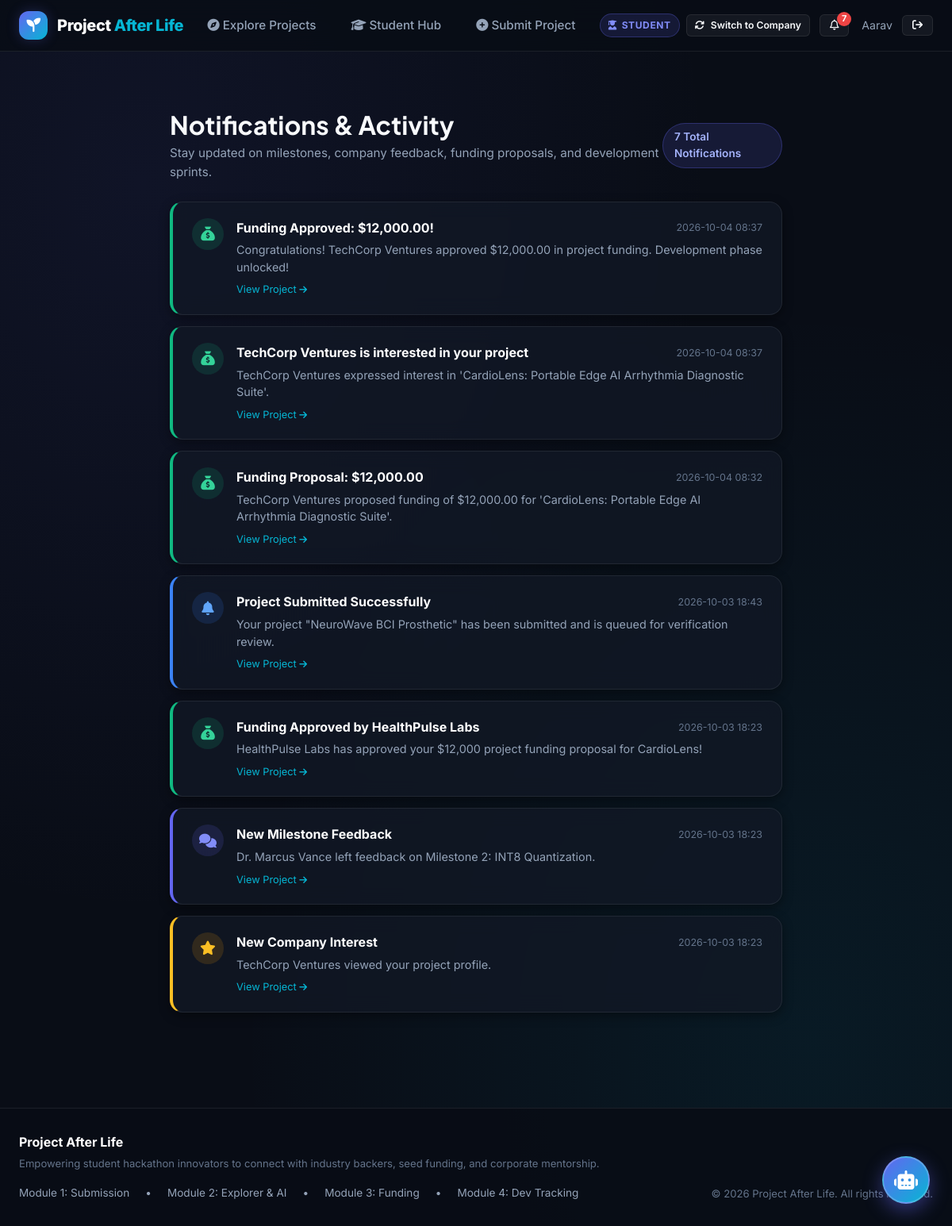
Page /notifications (signed in) on the committed database.
### tables this page shows
CREATE TABLE users (
        id INTEGER PRIMARY KEY AUTOINCREMENT,
        name TEXT NOT NULL,
        email TEXT UNIQUE NOT NULL,
        password_hash TEXT NOT NULL,
        role TEXT NOT NULL CHECK(role IN ('student', 'company', 'admin')),
        organization TEXT,
        department TEXT,
        contact_phone TEXT,
        avatar_url TEXT,
        bio TEXT,
        created_at TIMESTAMP DEFAULT CURRENT_TIMESTAMP
    );

CREATE TABLE notifications (
        id INTEGER PRIMARY KEY AUTOINCREMENT,
        user_id INTEGER NOT NULL,
        project_id INTEGER,
        type TEXT NOT NULL,
        title TEXT NOT NULL,
        message TEXT NOT NULL,
        is_read INTEGER DEFAULT 0,
        created_at TIMESTAMP DEFAULT CURRENT_TIMESTAMP,
        FOREIGN KEY (user_id) REFERENCES users (id) ON DELETE CASCADE
    );

### app.py (the view)
@app.route('/notifications')
@login_required
def notifications_view():
    conn = get_db()
    cursor = conn.cursor()
    cursor.execute("""
        SELECT n.*, p.project_title
        FROM notifications n
        LEFT JOIN projects p ON n.project_id = p.id
        WHERE n.user_id = ?
        ORDER BY n.created_at DESC
    """, (session['user_id'],))
    all_notifs = cursor.fetchall()
    cursor.execute("UPDATE notifications SET is_read = 1 WHERE user_id = ?", (session['user_id'],))
    conn.commit()
    conn.close()
    return render_template('notifications.html', notifications=all_notifs)

### app.py (called while the page is built)
def login_required(f):
    @wraps(f)
    def decorated_function(*args, **kwargs):
        if 'user_id' not in session:
            flash("Please sign in to access this page.", "info")
            return redirect(url_for('login', next=request.url))
        return f(*args, **kwargs)
    return decorated_function

### database.py (called while the page is built)
def get_db():
    conn = sqlite3.connect(DB_PATH)
    conn.row_factory = sqlite3.Row
    conn.execute("PRAGMA foreign_keys = ON")
    return conn

### templates/notifications.html (shortened to what this page needs)
{% extends "base.html" %}
{% block content %}
<div class="container" style="max-width: 820px; margin: 20px auto 60px;">
    <div style="display: flex; justify-content: space-between; align-items: center; margin-bottom: 24px;">
        <div>
            <h1 style="font-size: 2rem;">Notifications & Activity</h1>
            <p style="color: var(--text-secondary); margin-top: 4px; font-size: 0.95rem;">
                Stay updated on milestones, company feedback, funding proposals, and development sprints.
            </p>
        </div>
        <span class="badge badge-published" style="padding: 6px 14px; font-size: 0.85rem;">
            {{ notifications|length }} Total Notifications
        </span>
    </div>
    {% if notifications %}
        <div style="display: flex; flex-direction: column; gap: 14px;">
            {% for n in notifications %}
                <div class="glass-panel" style="padding: 20px 24px; display: flex; align-items: flex-start; gap: 16px; border-left: 4px solid
                    {% if n['type'] == 'funding_updates' %}#10b981
                    {% elif n['type'] == 'company_feedback' %}#6366f1
                    {% elif n['type'] == 'milestone_completed' %}#22d3ee
                    {% elif n['type'] == 'new_milestone' %}#8b5cf6
                    {% elif n['type'] == 'company_interest' %}#fbbf24
                    {% else %}#3b82f6{% endif %};">
                    <div style="width: 40px; height: 40px; border-radius: 50%; display: flex; align-items: center; justify-content: center; font-size: 1.1rem; flex-shrink: 0;
                        background: {% if n['type'] == 'funding_updates' %}rgba(16, 185, 129, 0.15); color: #34d399;
                                    {% elif n['type'] == 'company_feedback' %}rgba(99, 102, 241, 0.15); color: #818cf8;
                                    {% elif n['type'] == 'milestone_completed' %}rgba(6, 182, 212, 0.15); color: #22d3ee;
                                    {% elif n['type'] == 'company_interest' %}rgba(245, 158, 11, 0.15); color: #fbbf24;
                                    {% else %}rgba(59, 130, 246, 0.15); color: #60a5fa;{% endif %}">
                        <i class="fa-solid
                            {% if n['type'] == 'funding_updates' %}fa-sack-dollar
                            {% elif n['type'] == 'company_feedback' %}fa-comments
                            {% elif n['type'] == 'milestone_completed' %}fa-circle-check
                            {% elif n['type'] == 'new_milestone' %}fa-flag-checkered
                            {% elif n['type'] == 'company_interest' %}fa-star
                            {% else %}fa-bell{% endif %}">
                        </i>
                    </div>
                    <div style="flex: 1;">
                        <div style="display: flex; justify-content: space-between; align-items: center; margin-bottom: 4px;">
                            <strong style="color: #fff; font-size: 1rem;">{{ n['title'] }}</strong>
                            <span style="font-size: 0.78rem; color: var(--text-muted);">{{ n['created_at'][:16] }}</span>
                        </div>
                        <p style="font-size: 0.9rem; color: var(--text-secondary); line-height: 1.5; margin-bottom: 8px;">
                            {{ n['message'] }}
                        </p>
                        {% if n['project_id'] %}
                            <div style="font-size: 0.8rem;">
                                <a href="{{ url_for('project_detail', project_id=n['project_id']) }}" style="color: var(--secondary);">
                                    View Project <i class="fa-solid fa-arrow-right" style="font-size: 0.7rem;"></i>
                                </a>
                            </div>
                        {% endif %}
                    </div>
                </div>
            {% endfor %}
        </div>
    {% endif %}
</div>
{% endblock %}

### templates/base.html (shortened to what this page needs)
<!DOCTYPE html>
<html lang="en">
<head>
    <link rel="stylesheet" href="https://cdnjs.cloudflare.com/ajax/libs/font-awesome/6.5.1/css/all.min.css">
    <link rel="stylesheet" href="{{ url_for('static', filename='css/style.css') }}">
</head>
<body data-user-role="{{ current_user['role'] if current_user else 'student' }}">
    <nav class="navbar">
        <div class="container nav-container">
            <a href="{{ url_for('index') }}" class="navbar-brand">
                <div class="logo-icon">
                    <i class="fa-solid fa-seedling"></i>
                </div>
                <span>Project <span style="color: var(--secondary);">After Life</span></span>
            </a>
            <ul class="nav-links">
                <li><a href="{{ url_for('company_explorer') }}" class="nav-link {% if request.endpoint == 'company_explorer' %}active{% endif %}"><i class="fa-solid fa-compass"></i> Explore Projects</a></li>
                {% if current_user and current_user['role'] in ['student', 'admin'] %}
                    <li><a href="{{ url_for('student_dashboard') }}" class="nav-link {% if request.endpoint == 'student_dashboard' %}active{% endif %}"><i class="fa-solid fa-graduation-cap"></i> Student Hub</a></li>
                    <li><a href="{{ url_for('project_submit') }}" class="nav-link {% if request.endpoint == 'project_submit' %}active{% endif %}"><i class="fa-solid fa-plus-circle"></i> Submit Project</a></li>
                {% endif %}
            </ul>
            <div class="nav-actions">
                {% if current_user %}
                    <div style="display: flex; align-items: center; gap: 8px;">
                        <span class="role-badge {{ current_user['role'] }}">
                            <i class="fa-solid {% if current_user['role'] == 'student' %}fa-user-graduate{% else %}fa-building{% endif %}"></i>
                            {{ current_user['role'] }}
                        </span>
                        <a href="{{ url_for('switch_role', role='company' if current_user['role'] == 'student' else 'student') }}"
                           class="btn btn-secondary btn-sm"
                           title="Switch between Student and Company views for testing"
                           style="font-size: 0.76rem; padding: 4px 10px;">
                            <i class="fa-solid fa-arrows-rotate"></i> Switch to {% if current_user['role'] == 'student' %}Company{% else %}Student{% endif %}
                        </a>
                    </div>
                    <a href="{{ url_for('notifications_view') }}" class="btn btn-secondary btn-sm" style="position: relative; padding: 6px 12px;" title="Notifications">
                        <i class="fa-regular fa-bell"></i>
                        {% if unread_notifications_count > 0 %}
                            <span style="position: absolute; top: -4px; right: -4px; background: #ef4444; color: white; border-radius: 9999px; font-size: 0.68rem; padding: 1px 6px; font-weight: bold;">
                                {{ unread_notifications_count }}
                            </span>
                        {% endif %}
                    </a>
                    <span style="font-size: 0.88rem; color: var(--text-secondary); margin-left: 4px;">{{ current_user['name'].split()[0] }}</span>
                    <a href="{{ url_for('logout') }}" class="btn btn-secondary btn-sm" title="Sign Out">
                        <i class="fa-solid fa-arrow-right-from-bracket"></i>
                    </a>
                {% endif %}
            </div>
        </div>
    </nav>
    <main class="main-content">
        {% block content %}{% endblock %}
    </main>
    <div class="chatbot-widget-btn" id="aiChatWidgetBtn" title="Open AI Project Assistant">
        <i class="fa-solid fa-robot"></i>
    </div>
    <footer class="footer">
        <div class="container" style="display: flex; justify-content: space-between; align-items: center; flex-wrap: wrap; gap: 16px;">
            <div>
                <span style="font-weight: 700; color: #fff;">Project After Life</span>
                <p style="font-size: 0.82rem; color: var(--text-muted); margin-top: 4px;">
                    Empowering student hackathon innovators to connect with industry backers, seed funding, and corporate mentorship.
                </p>
            </div>
            <div style="display: flex; gap: 20px; font-size: 0.85rem; color: var(--text-secondary);">
                <span>Module 1: Submission</span> •
                <span>Module 2: Explorer & AI</span> •
                <span>Module 3: Funding</span> •
                <span>Module 4: Dev Tracking</span>
            </div>
            <div style="font-size: 0.82rem; color: var(--text-muted);">
                &copy; {{ current_year }} Project After Life. All rights reserved.
            </div>
        </div>
    </footer>
</body>
</html>

### rows in the picture
users: role "STUDENT", name "Aarav"
notifications: title "Funding Approved: $12,000.00!", created_at "2026-10-04 08:37", message "Congratulations! TechCorp Ventures approved $12,000.00 in project funding. Development phase unlocked!"
notifications: title "TechCorp Ventures is interested in your project", created_at "2026-10-04 08:37", message "TechCorp Ventures expressed interest in 'CardioLens: Portable Edge AI Arrhythmia Diagnostic Suite'."
notifications: title "Funding Proposal: $12,000.00", created_at "2026-10-04 08:32", message "TechCorp Ventures proposed funding of $12,000.00 for 'CardioLens: Portable Edge AI Arrhythmia Diagnostic Suite'."
notifications: title "Project Submitted Successfully", created_at "2026-10-03 18:43", message "Your project \"NeuroWave BCI Prosthetic\" has been submitted and is queued for verification review."
notifications: title "Funding Approved by HealthPulse Labs", created_at "2026-10-03 18:23", message "HealthPulse Labs has approved your $12,000 project funding proposal for CardioLens!"
notifications: title "New Milestone Feedback", created_at "2026-10-03 18:23", message "Dr. Marcus Vance left feedback on Milestone 2: INT8 Quantization."
notifications: title "New Company Interest", created_at "2026-10-03 18:23", message "TechCorp Ventures viewed your project profile."

### other values in the picture
{{ unread_notifications_count }} "7"
{{ notifications|length }} "7"
